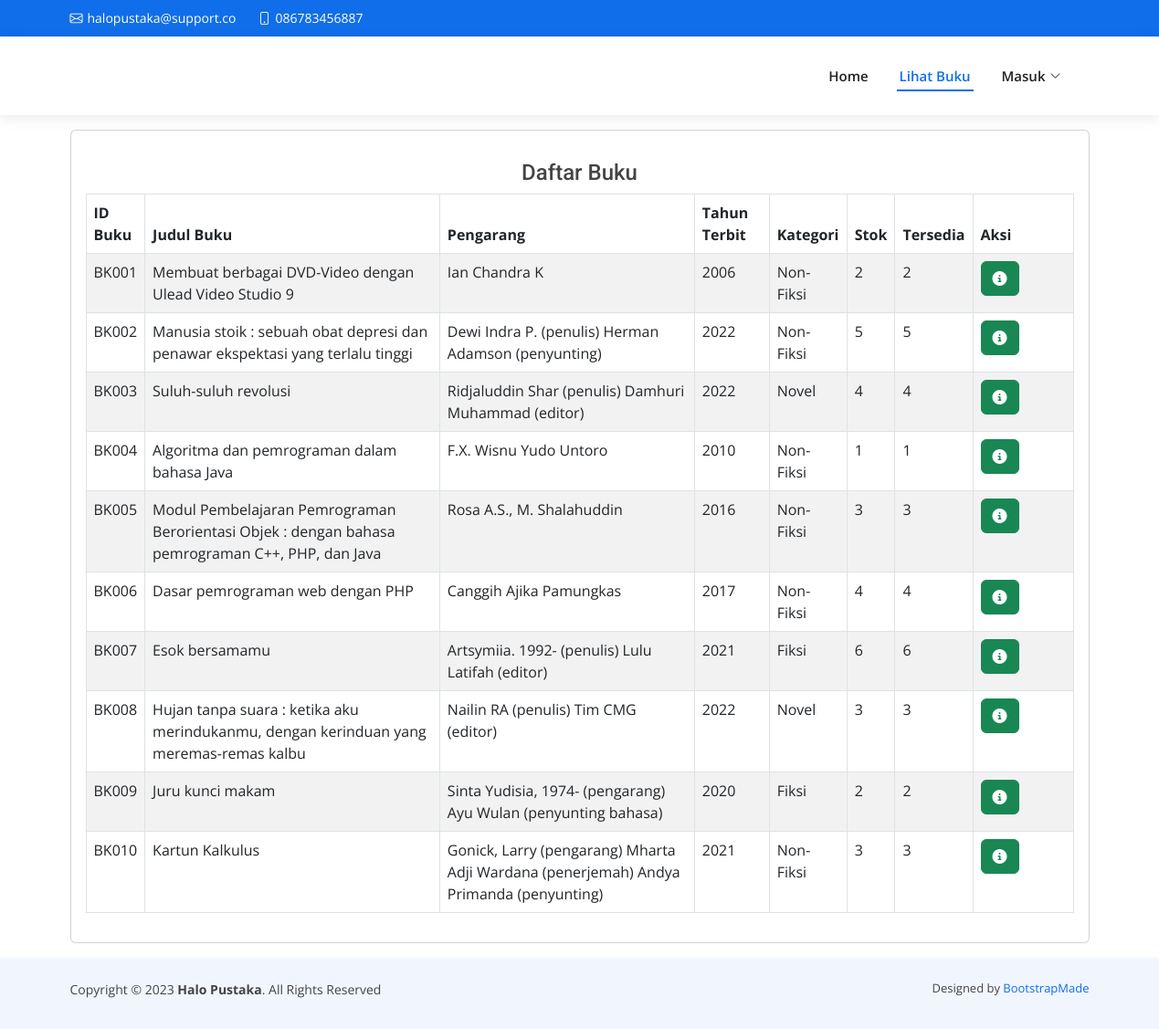
The app's page /buku.php with its own data.
### tables this page shows
CREATE TABLE `buku` (
  `id_buku` char(5) NOT NULL,
  `judul` varchar(255) NOT NULL,
  `id_kategori` char(5) NOT NULL,
  `id_rak` char(5) NOT NULL,
  `isbn` varchar(20) NOT NULL,
  `pengarang` varchar(100) NOT NULL,
  `penerbit` varchar(100) NOT NULL,
  `tahun_terbit` year(4) NOT NULL,
  `stok` int(11) NOT NULL,
  `keterangan` varchar(255) NOT NULL,
  `pic` varchar(50) NOT NULL DEFAULT 'buku/buku.jpg'
);

CREATE TABLE `kategori` (
  `id_kategori` char(5) NOT NULL,
  `nama_kategori` varchar(100) NOT NULL
);

### buku.php (the view, shortened to what this page needs)
<?php
include "template/head.php";
include "template/nav.php";
include "koneksi.php";
?>
<div class="container">
    <div class="card mt-3">
        <div class="card-body">
            <h4 class="text-center mt-3">Daftar Buku</h4>
            <table id="table" class="table table-striped table-bordered">
                <thead>
                    <tr>
                        <th style="width: 0;">ID Buku</th>
                        <th>Judul Buku</th>
                        <th>Pengarang</th>
                        <th>Tahun Terbit</th>
                        <th>Kategori</th>
                        <th>Stok</th>
                        <th>Tersedia</th>
                        <th style="width: 110px;">Aksi</th>
                    </tr>
                </thead>
                <tbody>
                    <?php
                    $sql = "SELECT buku.id_buku, buku.isbn, buku.judul, buku.pengarang, buku.tahun_terbit, buku.stok, kategori.nama_kategori, rak.nama_rak FROM buku JOIN kategori ON buku.id_kategori COLLATE utf8mb4_unicode_ci = kategori.id_kategori JOIN rak ON buku.id_rak COLLATE utf8mb4_unicode_ci = rak.id_rak";
                    $hasil = mysqli_query($koneksi, $sql);
                    while ($data = mysqli_fetch_array($hasil)) {
                        ?>
                        <tr>
                            <td>
                                <?php echo $data["id_buku"] ?>
                            </td>
                            <td>
                                <?php echo $data["judul"] ?>
                            </td>
                            <td>
                                <?php echo $data["pengarang"] ?>
                            </td>
                            <td>
                                <?php echo $data["tahun_terbit"] ?>
                            </td>
                            <td>
                                <?php echo $data["nama_kategori"] ?>
                            </td>
                            <td>
                                <?php echo $data["stok"] ?>
                            </td>
                            <?php
                            $id = $data['id_buku'];
                            $sedia = mysqli_fetch_array(mysqli_query($koneksi, "SELECT COUNT(id_buku) AS sedia FROM peminjaman WHERE id_buku = '$id' AND status != 'done'"));
                            ?>
                            <td>
                                <?php echo $data['stok'] - $sedia['sedia'] ?>
                            </td>
                            <td>
                                <button type="buttton" class="btn btn-success btndetailbuku" data-bs-toggle="modal"
                                    data-bs-target="#detailModal" data-id="<?php echo $data['id_buku'] ?>"><i
                                        class="fas fa-circle-info"></i></button>
                            </td>
                        </tr>
                        <?php
                    }
                    ?>
                </tbody>
            </table>
        </div>
    </div>
</div>
<?php
include("template/foot.php");
?>

### assets/css/style.css (style rules this page uses)
body { font-family: "Open Sans", sans-serif; color: #444444; }
h1, h2, h3, h4, h5, h6 { font-family: "Roboto", sans-serif; }

### records on screen
buku: id_buku "BK001", judul "Membuat berbagai DVD-Video dengan Ulead Video Studio 9", pengarang "Ian Chandra K", tahun_terbit "2006", id_kategori.nama_kategori "Non-Fiksi", stok "2", $data['stok']-$sedia['sedia'] "2"
buku: id_buku "BK002", judul "Manusia stoik : sebuah obat depresi dan penawar ekspektasi yang terlalu tinggi", pengarang "Dewi Indra P. (penulis) Herman Adamson (penyunting)", tahun_terbit "2022", id_kategori.nama_kategori "Non-Fiksi", stok "5", $data['stok']-$sedia['sedia'] "5"
buku: id_buku "BK003", judul "Suluh-suluh revolusi", pengarang "Ridjaluddin Shar (penulis) Damhuri Muhammad (editor)", tahun_terbit "2022", id_kategori.nama_kategori "Novel", stok "4", $data['stok']-$sedia['sedia'] "4"
buku: id_buku "BK004", judul "Algoritma dan pemrograman dalam bahasa Java", pengarang "F.X. Wisnu Yudo Untoro", tahun_terbit "2010", id_kategori.nama_kategori "Non-Fiksi", stok "1", $data['stok']-$sedia['sedia'] "1"
buku: id_buku "BK005", judul "Modul Pembelajaran Pemrograman Berorientasi Objek : dengan bahasa pemrograman C++, PHP, dan Java", pengarang "Rosa A.S., M. Shalahuddin", tahun_terbit "2016", id_kategori.nama_kategori "Non-Fiksi", stok "3", $data['stok']-$sedia['sedia'] "3"
buku: id_buku "BK006", judul "Dasar pemrograman web dengan PHP", pengarang "Canggih Ajika Pamungkas", tahun_terbit "2017", id_kategori.nama_kategori "Non-Fiksi", stok "4", $data['stok']-$sedia['sedia'] "4"
buku: id_buku "BK007", judul "Esok bersamamu", pengarang "Artsymiia. 1992- (penulis) Lulu Latifah (editor)", tahun_terbit "2021", id_kategori.nama_kategori "Fiksi", stok "6", $data['stok']-$sedia['sedia'] "6"
buku: id_buku "BK008", judul "Hujan tanpa suara : ketika aku merindukanmu, dengan kerinduan yang meremas-remas kalbu", pengarang "Nailin RA (penulis) Tim CMG (editor)", tahun_terbit "2022", id_kategori.nama_kategori "Novel", stok "3", $data['stok']-$sedia['sedia'] "3"
buku: id_buku "BK009", judul "Juru kunci makam", pengarang "Sinta Yudisia, 1974- (pengarang) Ayu Wulan (penyunting bahasa)", tahun_terbit "2020", id_kategori.nama_kategori "Fiksi", stok "2", $data['stok']-$sedia['sedia'] "2"
buku: id_buku "BK010", judul "Kartun Kalkulus", pengarang "Gonick, Larry (pengarang) Mharta Adji Wardana (penerjemah) Andya Primanda (penyunting)", tahun_terbit "2021", id_kategori.nama_kategori "Non-Fiksi", stok "3", $data['stok']-$sedia['sedia'] "3"
